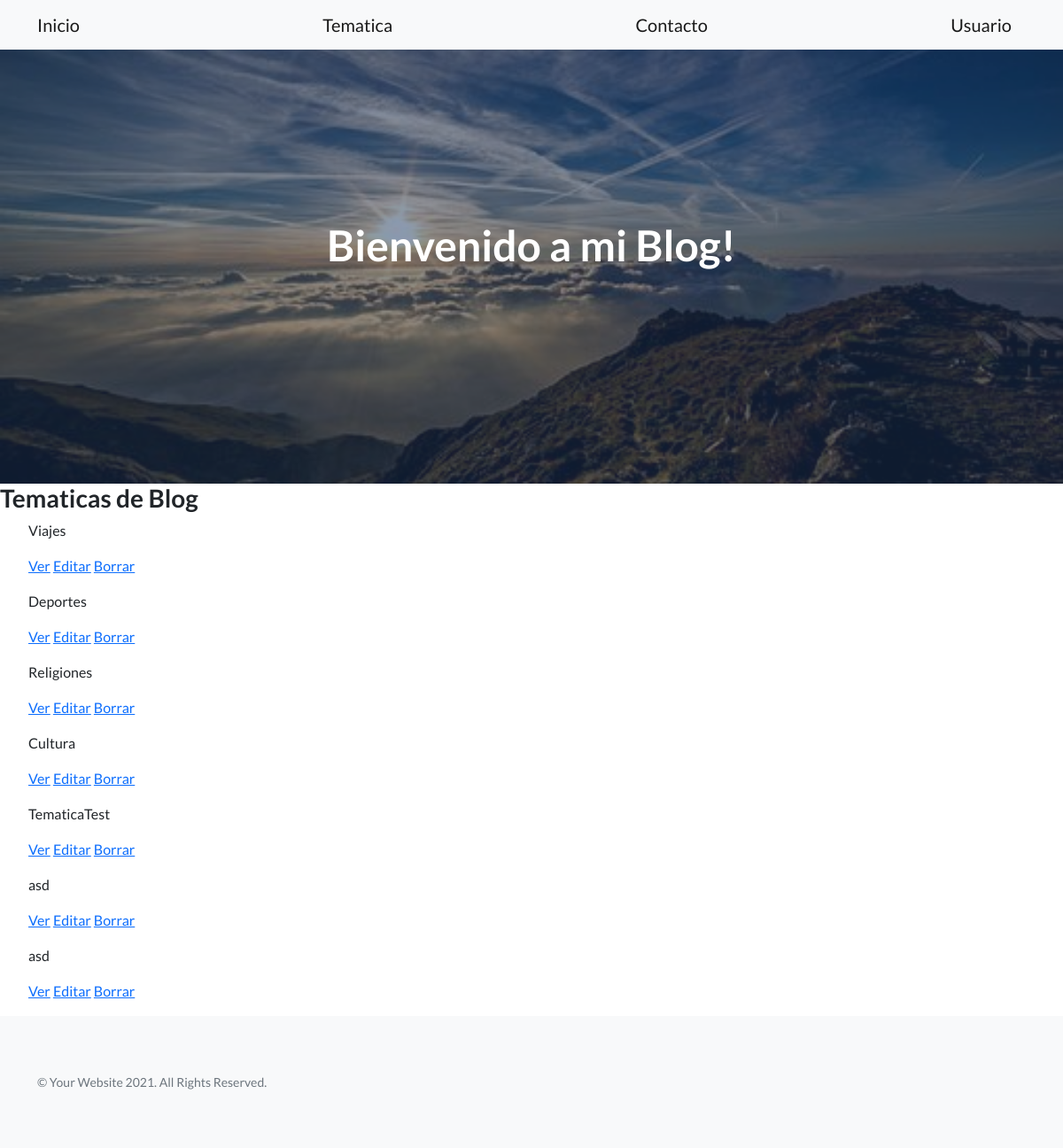
The app's page /AppFogliatti/tematica/list/, older data.
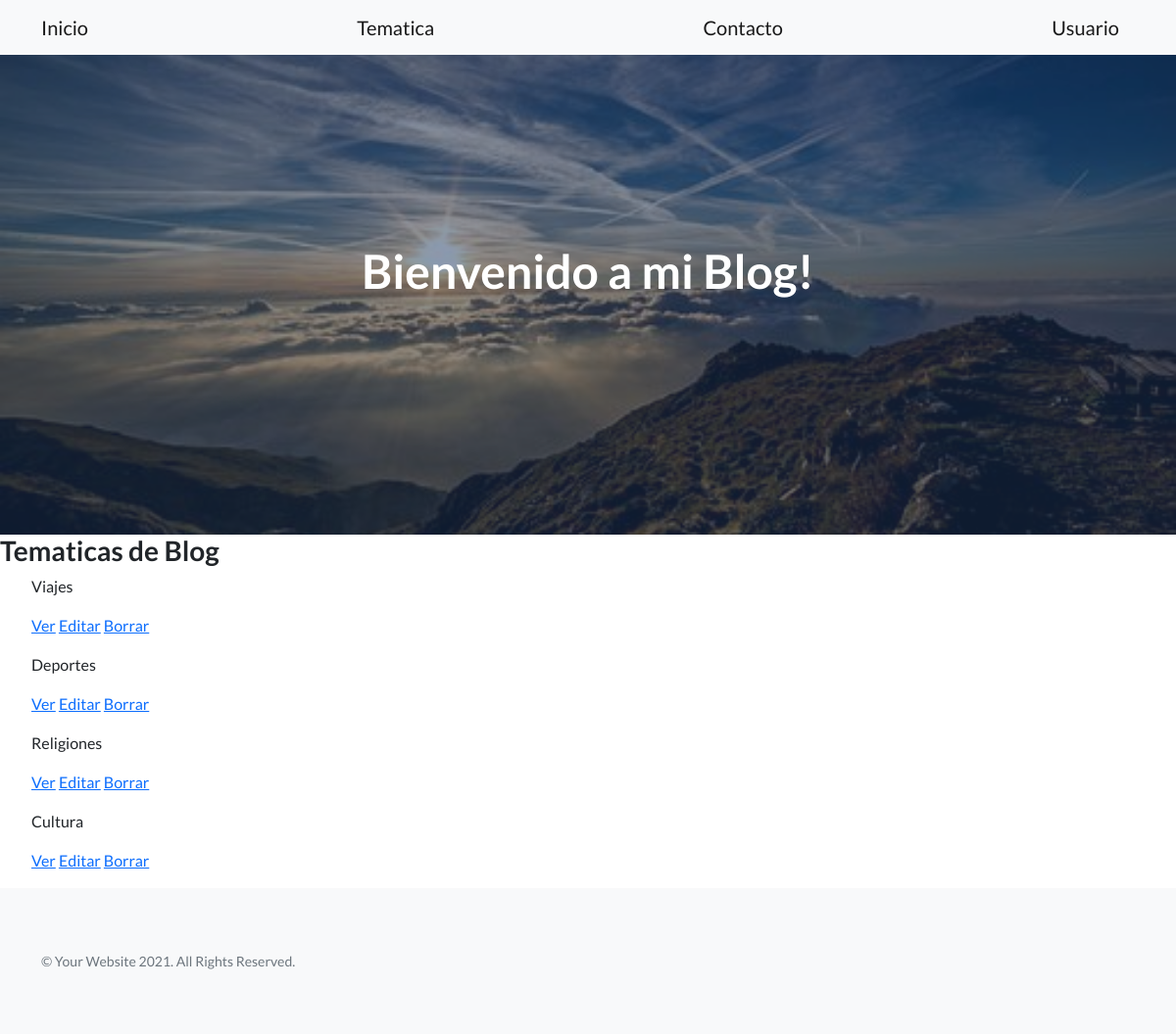
The same page, newer data.
### AppFogliatti/models.py (models this page shows)
class Tematica(models.Model):
    nombre_tema=models.CharField(max_length=40)
    autor=models.CharField(max_length=40)
    codigo=models.CharField(max_length=40)

### AppFogliatti/views.py (the view)
# urls.py: path('tematica/list/', views.Tematicalist.as_view(),name='List'),
class Tematicalist(ListView):
    model = Tematica
    template = "AppFogliatti/tematica_list.html"

### AppFogliatti/templates/AppFogliatti/tematica_list.html
{% extends "AppFogliatti/padre.html" %}
{% load static %}
{% block contenidoQueCambia %}
<h3>Tematicas de Blog</h3>
    <ul>
        {% for tematica in object_list%}
            <p>{{tematica.nombre_tema}}</p>
            <p>
                <a href="{%url 'Detail' tematica.id %}">Ver</a>
                <a href="{%url 'Edit' tematica.id %}">Editar</a>
                <a href="{%url 'Delete' tematica.id %}">Borrar</a>
            </p>
        {%endfor%}
    </ul>
{% endblock %}

### AppFogliatti/templates/AppFogliatti/padre.html (shortened to what this page needs)
<!DOCTYPE html>
<html lang="en">
    <head>
        {%load static%}
        <link href="https://cdn.jsdelivr.net/npm/bootstrap-icons@1.5.0/font/bootstrap-icons.css" rel="stylesheet" type="text/css" />
        <link href="{%static 'AppFogliatti/css/styles.css'%}" rel ="stylesheet" />
    </head>
    <body>
        <nav class="navbar navbar-light bg-light static-top">
            <div class="container">
                <a class="navbar-brand" href="{% url 'inicio' %}">Inicio</a>
                <a class="navbar-brand" href="{% url 'tematica' %}">Tematica</a>
                <a class="navbar-brand" href="{% url 'contacto' %}">Contacto</a>
                <a class="navbar-brand" href="{% url 'usuario' %}">Usuario</a>
            </div>
        </nav>
        <header class="masthead">
            <div class="container position-relative">
                <div class="row justify-content-center">
                    <div class="col-xl-6">
                        <div class="text-center text-white">
                            <h1 class="mb-5">Bienvenido a mi Blog!</h1>
                        </div>
                    </div>
                </div>
            </div>
        </header>
        {% block contenidoQueCambia %}
        {% endblock %}
        <footer class="footer bg-light">
            <div class="container">
                <div class="row">
                    <div class="col-lg-6 h-100 text-center text-lg-start my-auto">
                        <p class="text-muted small mb-4 mb-lg-0">&copy; Your Website 2021. All Rights Reserved.</p>
                    </div>
                </div>
            </div>
        </footer>
    </body>
</html>

Row changes from the older to the newer data that the page shows:
removed Tematica: nombre_tema "TematicaTest"
removed Tematica: nombre_tema "asd"
removed Tematica: nombre_tema "asd"
